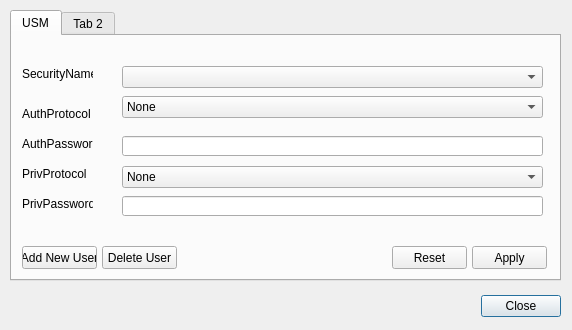
<?xml version="1.0" encoding="UTF-8"?>
<ui version="4.0">
 <class>Properties</class>
 <widget class="QDialog" name="Properties">
  <property name="geometry">
   <rect>
    <x>0</x>
    <y>0</y>
    <width>572</width>
    <height>330</height>
   </rect>
  </property>
  <property name="windowTitle">
   <string>Properties</string>
  </property>
  <widget class="QDialogButtonBox" name="buttonBox">
   <property name="geometry">
    <rect>
     <x>10</x>
     <y>290</y>
     <width>551</width>
     <height>32</height>
    </rect>
   </property>
   <property name="orientation">
    <enum>Qt::Horizontal</enum>
   </property>
   <property name="standardButtons">
    <set>QDialogButtonBox::Close</set>
   </property>
  </widget>
  <widget class="QTabWidget" name="tabWidget">
   <property name="geometry">
    <rect>
     <x>10</x>
     <y>10</y>
     <width>551</width>
     <height>271</height>
    </rect>
   </property>
   <widget class="QWidget" name="tab">
    <attribute name="title">
     <string>USM</string>
    </attribute>
    <widget class="QLabel" name="label_sec_name">
     <property name="geometry">
      <rect>
       <x>10</x>
       <y>30</y>
       <width>71</width>
       <height>16</height>
      </rect>
     </property>
     <property name="text">
      <string>SecurityName</string>
     </property>
    </widget>
    <widget class="QLabel" name="label_auth_prot">
     <property name="geometry">
      <rect>
       <x>10</x>
       <y>70</y>
       <width>71</width>
       <height>16</height>
      </rect>
     </property>
     <property name="text">
      <string>AuthProtocol</string>
     </property>
    </widget>
    <widget class="QLabel" name="label_auth_pass">
     <property name="geometry">
      <rect>
       <x>10</x>
       <y>100</y>
       <width>71</width>
       <height>16</height>
      </rect>
     </property>
     <property name="text">
      <string>AuthPassword</string>
     </property>
    </widget>
    <widget class="QLabel" name="label_priv_prot">
     <property name="geometry">
      <rect>
       <x>10</x>
       <y>130</y>
       <width>71</width>
       <height>16</height>
      </rect>
     </property>
     <property name="text">
      <string>PrivProtocol</string>
     </property>
    </widget>
    <widget class="QLabel" name="label_priv_pass">
     <property name="geometry">
      <rect>
       <x>10</x>
       <y>160</y>
       <width>71</width>
       <height>16</height>
      </rect>
     </property>
     <property name="text">
      <string>PrivPassword</string>
     </property>
    </widget>
    <widget class="QComboBox" name="comboBox_sec_name">
     <property name="geometry">
      <rect>
       <x>110</x>
       <y>30</y>
       <width>421</width>
       <height>22</height>
      </rect>
     </property>
    </widget>
    <widget class="QComboBox" name="comboBox_auth_prot">
     <property name="geometry">
      <rect>
       <x>110</x>
       <y>60</y>
       <width>421</width>
       <height>22</height>
      </rect>
     </property>
     <item>
      <property name="text">
       <string>None</string>
      </property>
     </item>
     <item>
      <property name="text">
       <string>HMAC-MD5</string>
      </property>
     </item>
     <item>
      <property name="text">
       <string>HMAC-SHA</string>
      </property>
     </item>
    </widget>
    <widget class="QLineEdit" name="lineEdit_auth_pass">
     <property name="geometry">
      <rect>
       <x>110</x>
       <y>100</y>
       <width>421</width>
       <height>20</height>
      </rect>
     </property>
    </widget>
    <widget class="QComboBox" name="comboBox_priv_prot">
     <property name="geometry">
      <rect>
       <x>110</x>
       <y>130</y>
       <width>421</width>
       <height>22</height>
      </rect>
     </property>
     <item>
      <property name="text">
       <string>None</string>
      </property>
     </item>
     <item>
      <property name="text">
       <string>DES</string>
      </property>
     </item>
     <item>
      <property name="text">
       <string>IDEA</string>
      </property>
     </item>
     <item>
      <property name="text">
       <string>AES128</string>
      </property>
     </item>
     <item>
      <property name="text">
       <string>AES196</string>
      </property>
     </item>
     <item>
      <property name="text">
       <string>AES256</string>
      </property>
     </item>
    </widget>
    <widget class="QLineEdit" name="lineEdit_priv_pass">
     <property name="geometry">
      <rect>
       <x>110</x>
       <y>160</y>
       <width>421</width>
       <height>20</height>
      </rect>
     </property>
    </widget>
    <widget class="QPushButton" name="pushButton_add_user">
     <property name="geometry">
      <rect>
       <x>10</x>
       <y>210</y>
       <width>75</width>
       <height>23</height>
      </rect>
     </property>
     <property name="text">
      <string>Add New User</string>
     </property>
    </widget>
    <widget class="QPushButton" name="pushButton_del_user">
     <property name="geometry">
      <rect>
       <x>90</x>
       <y>210</y>
       <width>75</width>
       <height>23</height>
      </rect>
     </property>
     <property name="text">
      <string>Delete User</string>
     </property>
    </widget>
    <widget class="QPushButton" name="pushButton_reset">
     <property name="geometry">
      <rect>
       <x>380</x>
       <y>210</y>
       <width>75</width>
       <height>23</height>
      </rect>
     </property>
     <property name="text">
      <string>Reset</string>
     </property>
    </widget>
    <widget class="QPushButton" name="pushButton_apply">
     <property name="geometry">
      <rect>
       <x>460</x>
       <y>210</y>
       <width>75</width>
       <height>23</height>
      </rect>
     </property>
     <property name="text">
      <string>Apply</string>
     </property>
    </widget>
   </widget>
   <widget class="QWidget" name="tab_2">
    <attribute name="title">
     <string>Tab 2</string>
    </attribute>
   </widget>
  </widget>
 </widget>
 <resources/>
 <connections>
  <connection>
   <sender>buttonBox</sender>
   <signal>accepted()</signal>
   <receiver>Properties</receiver>
   <slot>accept()</slot>
   <hints>
    <hint type="sourcelabel">
     <x>248</x>
     <y>254</y>
    </hint>
    <hint type="destinationlabel">
     <x>157</x>
     <y>274</y>
    </hint>
   </hints>
  </connection>
  <connection>
   <sender>buttonBox</sender>
   <signal>rejected()</signal>
   <receiver>Properties</receiver>
   <slot>reject()</slot>
   <hints>
    <hint type="sourcelabel">
     <x>316</x>
     <y>260</y>
    </hint>
    <hint type="destinationlabel">
     <x>286</x>
     <y>274</y>
    </hint>
   </hints>
  </connection>
 </connections>
</ui>
